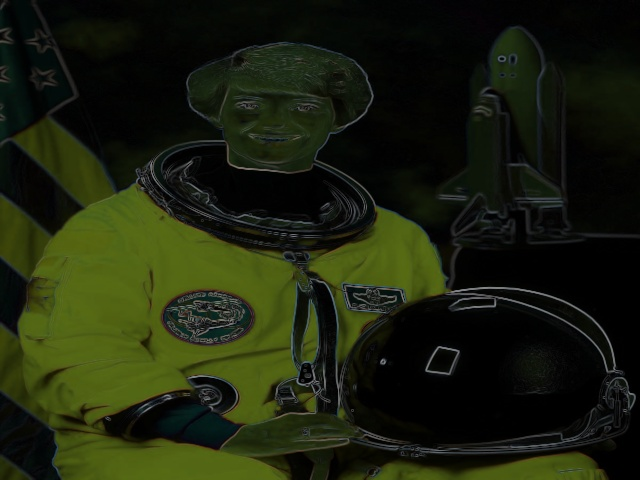
#> input picture 1.jpg, 640 x 480 px
$ python -i removeBackground.py   (imports and definitions only)
#> lines starting #> are read from the running program, lines starting #| are printed output that depends on the picture; after the words box and inside, x2 and y2 are one past the last pixel; in counts of white or black regions, pixels touching at a corner belong together
#> further down, picture is the input picture: shape (480, 640, 3); mean B, G, R 12.9, 33, 27.2
import cv2

# Parameters
blur = 21
canny_low = 15
canny_high = 150
min_area = 0.0005
max_area = 0.95
dilate_iter = 10
erode_iter = 10
mask_color = (0.0,0.0,0.0)

def remove(frame):
	# Convert image to grayscale
	image_gray = cv2.cvtColor(frame, cv2.COLOR_BGR2GRAY)
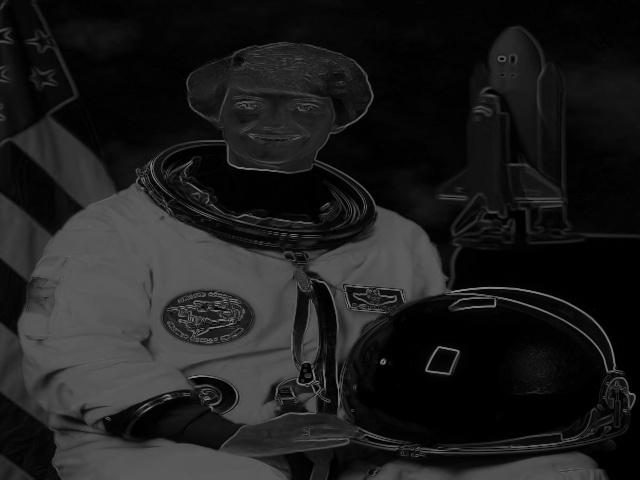
#> image_gray: shape (480, 640); min 0, max 138, mean 28.9
	# Apply Canny Edge Dection
	edges = cv2.Canny(image_gray, canny_low, canny_high)
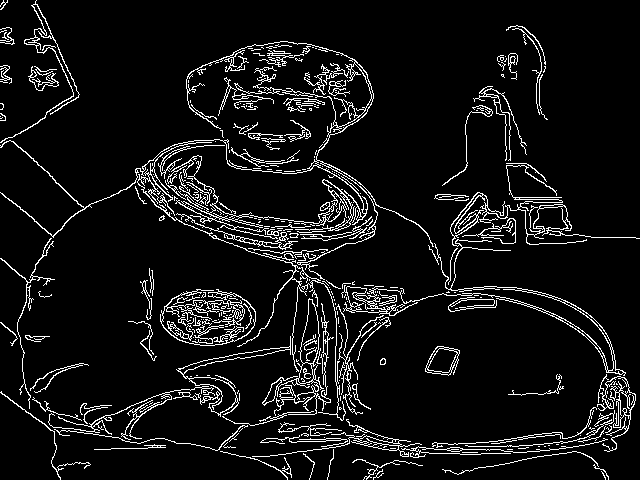
#> edges: shape (480, 640); 7.6% white in thin lines or dots

	edges = cv2.dilate(edges, None)
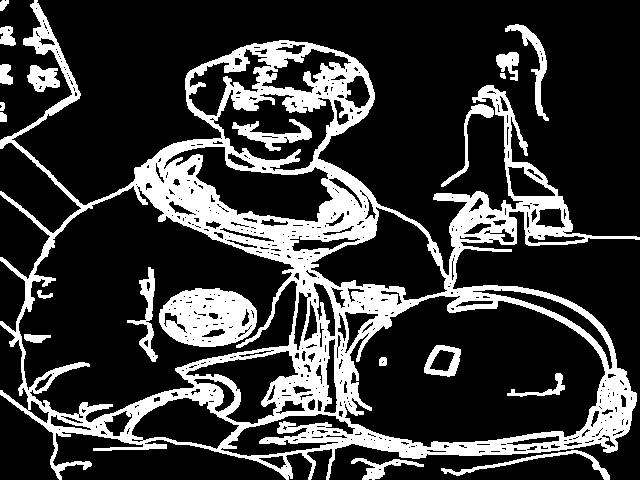
#> edges: shape (480, 640); 22.5% white; 21 white regions, largest, box (x1, y1, x2, y2) and area: (0, 0, 640, 480) 57702, (159, 288, 257, 347) 4121, (232, 119, 312, 151) 912
	edges = cv2.erode(edges, None)
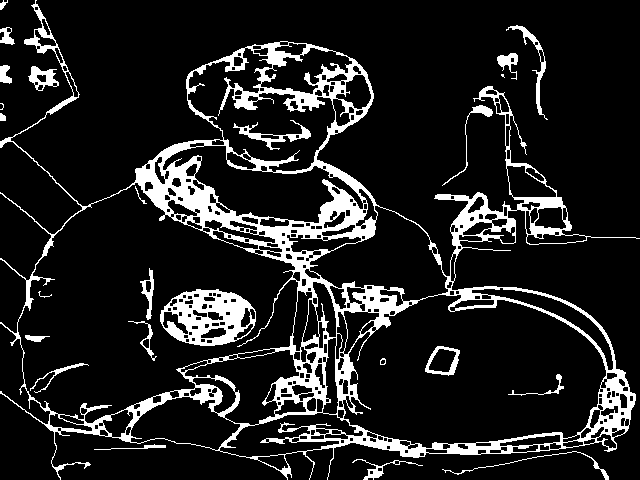
#> edges: shape (480, 640); 13.1% white; 25 white regions (2 under 20 px), largest, box (x1, y1, x2, y2) and area: (0, 0, 640, 480) 32974, (160, 289, 256, 346) 3032, (233, 120, 311, 150) 510

	# get the contours and their areas
	contour_info = [(c, cv2.contourArea(c),) for c in cv2.findContours(edges, cv2.RETR_LIST, cv2.CHAIN_APPROX_NONE)[1]]
#> contour_info = 402 items


	# Get the area of the image as a comparison
	image_area = frame.shape[0] * frame.shape[1]
#> image_area = 307200

	# calculate max and min areas in terms of pixels
#> (the run stopped early here; a loop or call above may not have finished)

$ run again, on 2.jpg
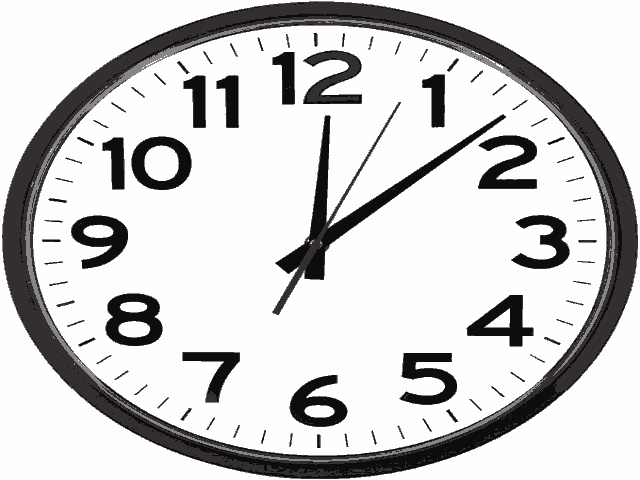
#> input picture 2.jpg, 640 x 480 px
#> picture is the input picture: shape (480, 640, 3); mean B, G, R 205, 204.8, 205.3
#> in remove, `edges = cv2.Canny(image_gray, canny_low, canny_high)`:
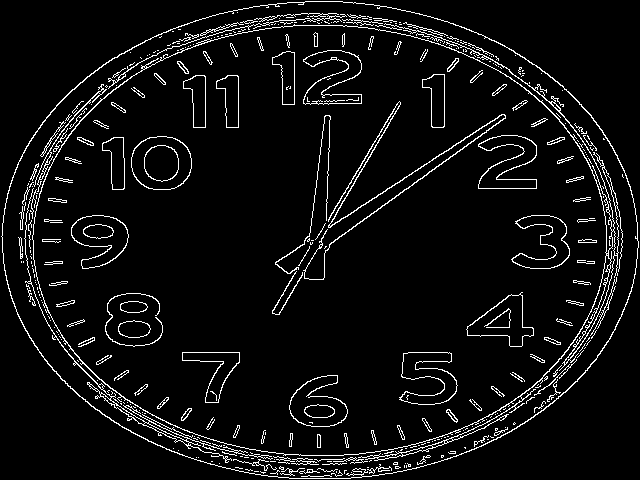
#> edges: shape (480, 640); 5.9% white in thin lines or dots
#> in remove, `edges = cv2.erode(edges, None)`:
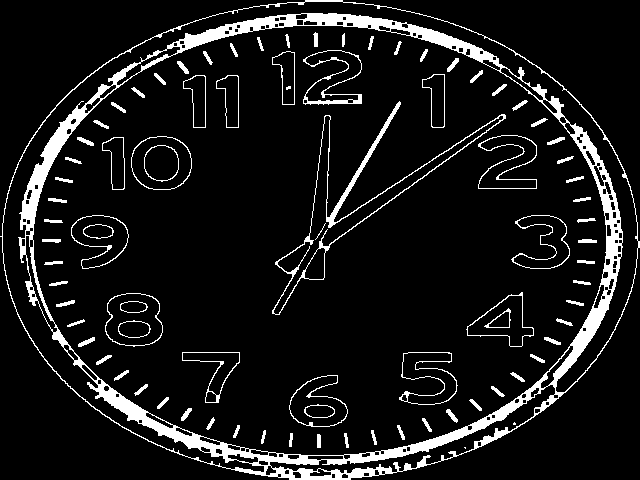
#> edges: shape (480, 640); 9.4% white; 87 white regions (4 under 20 px), largest, box (x1, y1, x2, y2) and area: (0, 0, 640, 480) 19062, (272, 101, 506, 315) 1966, (303, 50, 362, 105) 597
#> contour_info = 255 items

$ run again, on agg.jpg
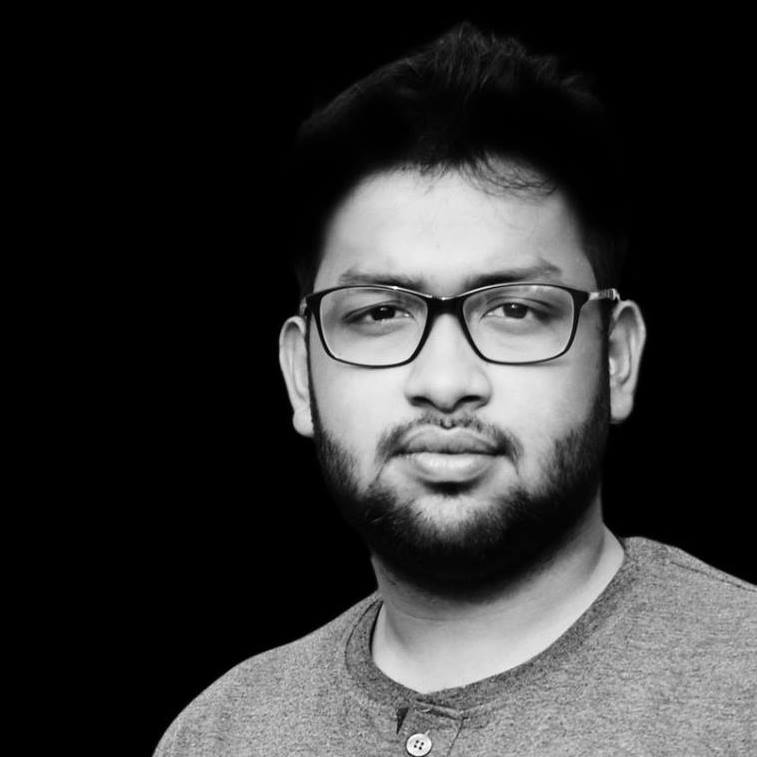
#> input picture agg.jpg, 757 x 757 px
#> picture is the input picture: shape (757, 757, 3); min 0, max 255, mean 52.8
#> in remove, `edges = cv2.Canny(image_gray, canny_low, canny_high)`:
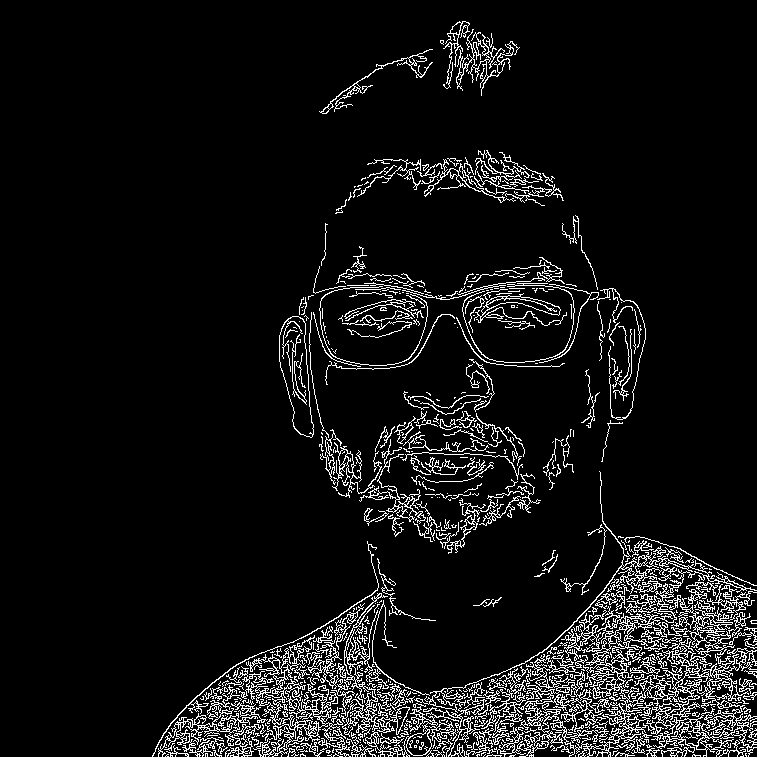
#> edges: shape (757, 757); 7.4% white in thin lines or dots, all inside (x1, y1, x2, y2) = (152, 21, 757, 757)
#> in remove, `edges = cv2.erode(edges, None)`:
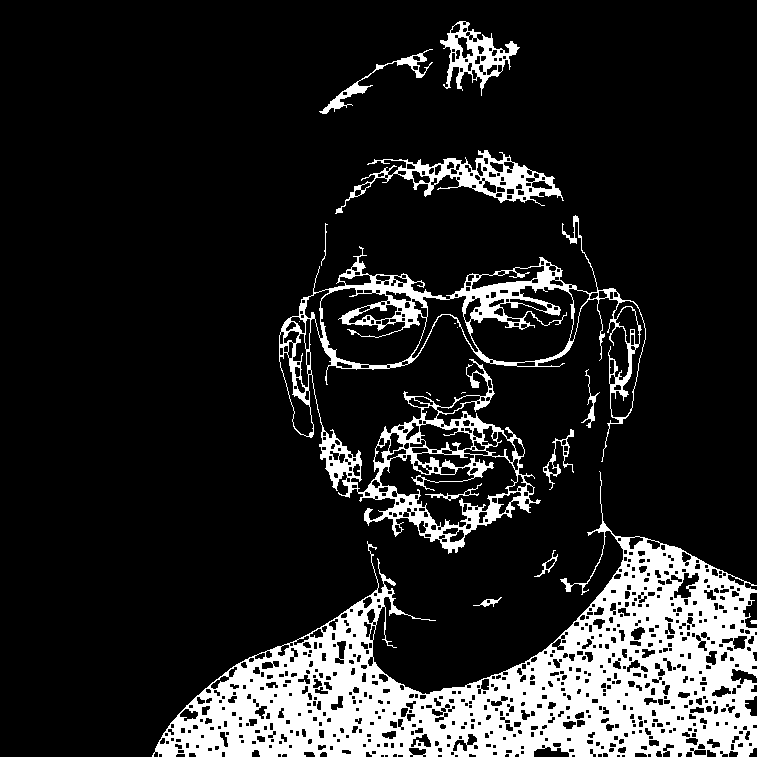
#> edges: shape (757, 757); 14.5% white; 18 white regions (6 under 20 px), largest, box (x1, y1, x2, y2) and area: (152, 471, 757, 757) 58537, (279, 215, 646, 554) 17634, (335, 150, 564, 214) 3406
#> contour_info = 996 items
